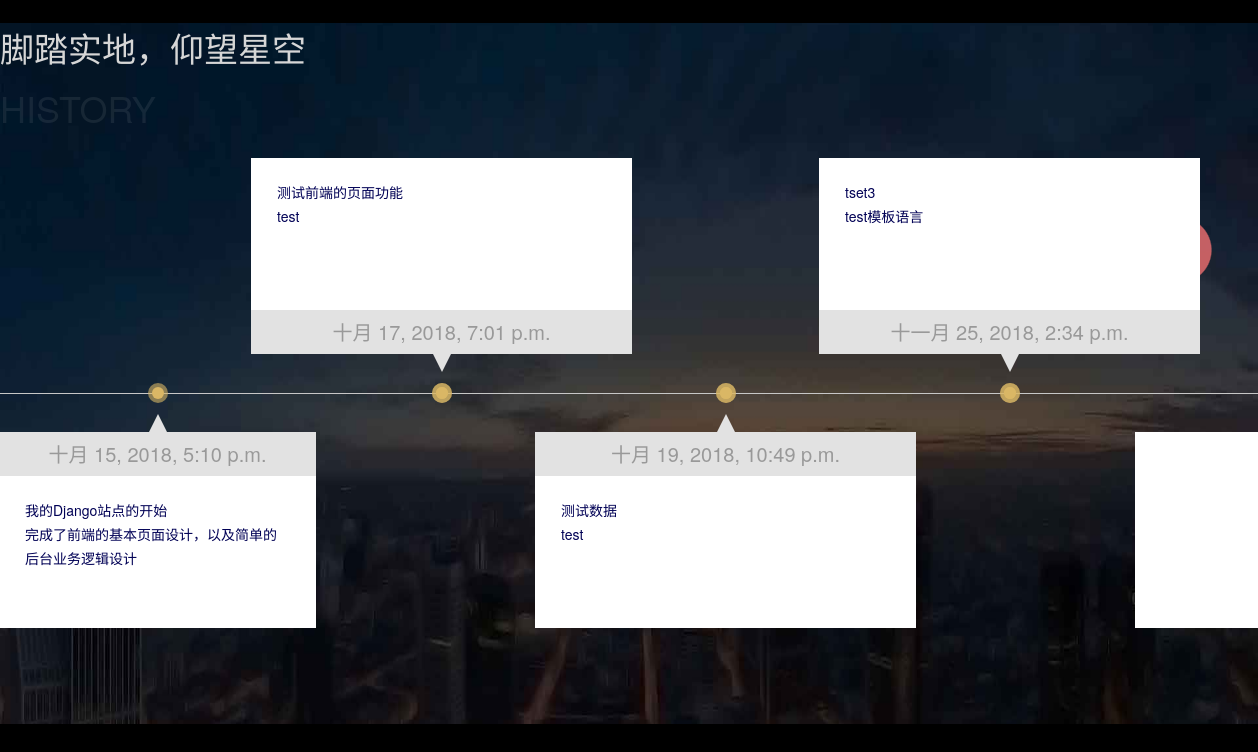
Screenshot of /blog/time.html with the database file from the repository.
### myblog/models.py (models this page shows, shortened)
class BlogTime(models.Model):
    time = models.DateTimeField()
    time_title = models.CharField(max_length=150)
    things = models.TextField()

### myblog/views.py (the view)
# urls.py: path(r'time.html', views.blog_time, name='blog_time'),
def blog_time(request):
    blog_Time = BlogTime.objects.all()  # 获取所有时间轴的信息
    return render(request, 'time.html', {'blog_time': blog_Time}) # 返回time.html 页面

### article/views.py (called while the page is built)
def global_settings(request):
    titles = BlogArticle.objects.all()
    return {"titles": titles}

### templates/time.html (shortened to what this page needs)
﻿<!DOCTYPE html>
<html>
<head lang="zh-CN">
<link rel="stylesheet" href="../static/TimeLine/Timeline/css/public.css">
</head>
<body>
{% include "navigation.html" %}
<div class="about-history" id="fzlc">
    <header class="about-title title-white">
        <h3 class="wow fadeInUp" style="visibility: visible; animation-name: fadeInUp;">脚踏实地，仰望星空</h3>
        <p class="wow fadeInUp" data-wow-delay=".2s" style="visibility: visible; animation-delay: 0.2s; animation-name: fadeInUp;">HISTORY</p>
    </header>
    <div class="about-history-list wow zoomIn" data-wow-delay=".4s" style="visibility: visible; animation-delay: 0.4s; animation-name: zoomIn;">
        <div class="flex-viewport" style="overflow: hidden; position: relative;">
            <ul class="slides clearfix list" style="width: 2600%; transition-duration: 0s; transform: translate3d(0px, 0px, 0px);">
                <li style="width: 253px; float: left; display: block;">
                    {% for Time in blog_time %}
                    <div class="item">
                    {% if Time.id  %}
                            <h3>{{ Time.time }}</h3>
                        <div class="desc">
                            <p style="color: #000155">
                            {{ Time.time_title }}
                            <br>
                            {{ Time.things }}
                            </p>
                        </div>
                    </div>
                    {% endif %}
                </li>
                <li style="width: 253px; float: left; display: block;">
                    <div class="item">
                {% endfor %}
            </ul>
        </div>
    </div>
</div>
</body>
</html>

### templates/navigation.html (shortened to what this page needs)
﻿<!DOCTYPE html>
<html lang="zh-hans-cn">
<head>
<link rel="stylesheet" href="../static/拖动导航/css/asidenav.css">
</head>
<body style="background: black;">
<div>
    <div class="aside-nav bounceInUp animated" id="aside-nav">
        <label for="" class="aside-menu" title="按住拖动">菜单</label>
        <a href="index.html" class="menu-item menu-first">首页</a>
        <a href="time.html" class="menu-item menu-second">时光轴</a>
        <a href="Article/1" class="menu-item menu-third">文章</a>
        <a href="weichat.html" class="menu-item menu-line menu-fourth">关注<br>微信</a>
    </div>
</div>
</body>
</html>

### static/TimeLine/Timeline/css/public.css (style rules this page uses)
html,body { width:100%; height:100%; padding:0; margin:0; }
.about-history { height:701px; padding:px 106px 0; background:url(../images/bg_about_history.jpg) no-repeat center fixed; -webkit-background-size:100% 100%; background-size:100% 100%; }
.about-title { margin-bottom: 25px; }
.about-title h3 { margin: 0 0 10px;font-size:34px;font-weight:400;color: #2c2c2c; }
.about-title p { margin: 0;font-size: 36px;font-weight: 300;color: #ECECEC; }
.title-white h3 { color:#d6d6d6; }
.title-white p { color:rgba(222,222,222,.09); }
.about-history-list { position:relative; }
.about-history-list .flex-viewport { padding:0 31px; }
.about-history-list .flex-viewport:before { position:absolute; top:50%; right:0; left:0; border-top:1px solid #C7C7C7; content:''; }
.about-history-list .slides li { position:relative; width:253px; height:470px; margin-right:31px; }
.about-history-list .slides li .item { position:absolute; right:-32px; bottom:0; left:-32px; min-height:152px; padding:44px 0 0 0; background-color:#fff; -webkit-transition:all .2s ease; -moz-transition:all .2s ease; -ms-transition:all .2s ease; -o-transition:all .2s ease; transition:all .2s ease; }
.about-history-list .slides li .item:before { position:absolute; top:-49px; left:50%; width:20px; height:20px; overflow:hidden; margin-left:-10px; -webkit-border-radius:100%; -moz-border-radius:100%; border-radius:100%; background-color:rgba(218,183,101,.6); content:''; }
.about-history-list .slides li .item:after { position:absolute; top:-45px; left:50%; width:12px; height:12px; overflow:hidden; margin-left:-6px; -webkit-border-radius:100%; -moz-border-radius:100%; border-radius:100%; background-color:#DAB765; content:''; }
.about-history-list .slides li:nth-child(even) .item { top:0; bottom:auto; padding:0 0 44px; }
.about-history-list .slides li:nth-child(even) .item:before { top:auto; bottom:-49px; }
.about-history-list .slides li:nth-child(even) .item:after { top:auto; bottom:-45px; }
.about-history-list .slides li .item h3 { position:absolute; top:0; right:0; left:0; height:44px; line-height:44px; margin:0; font-size:20px; font-weight:400; color:#999999; text-align:center; background-color:#e2e2e2; -webkit-transition:all .2s ease; -moz-transition:all .2s ease; -ms-transition:all .2s ease; -o-transition:all .2s ease; transition:all .2s ease; }
.about-history-list .slides li .item h3:before { position:absolute; bottom:100%; left:50%; margin-left:-9px; border-width:0 9px 18px; border-style:solid; border-color:transparent transparent #E2E2E2; content:''; }
.about-history-list .slides li:nth-child(even) .item h3 { top:auto; bottom:0; }
.about-history-list .slides li:nth-child(even) .item h3:before { top:100%; bottom:auto; border-width:18px 9px 0; border-color:#E2E2E2 transparent transparent; }
.about-history-list .slides li .item .desc { line-height:24px; padding:22px 26px 0; font-size:14px; color:#929292; }
.about-history-list .slides li .item .desc p { margin:0; }
a { color:#414141;text-decoration:none; -webkit-transition:all .2s ease; -moz-transition:all .2s ease; -ms-transition:all .2s ease; -o-transition:all .2s ease; transition:all .2s ease; }
.clearfix:after { clear:both;display:block;visibility:hidden;height:0;content:".";font-size:0; }
.list { padding:0;margin:0;list-style:none; }

### rows the page displays
BlogTime: time "十月 15, 2018, 5:10 p.m.", time_title "我的Django站点的开始", things "完成了前端的基本页面设计，以及简单的后台业务逻辑设计"
BlogTime: time "十月 17, 2018, 7:01 p.m.", time_title "测试前端的页面功能", things "test"
BlogTime: time "十月 19, 2018, 10:49 p.m.", time_title "测试数据", things "test"
BlogTime: time "十一月 25, 2018, 2:34 p.m.", time_title "tset3", things "test模板语言"
